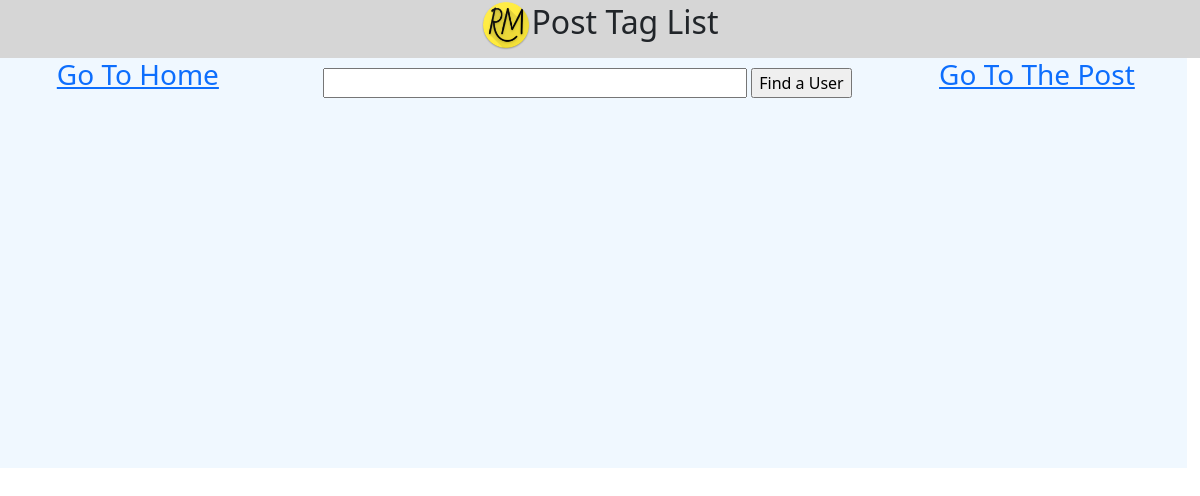
The app's page /see_taglist.php?pid=172 (signed in), older data.
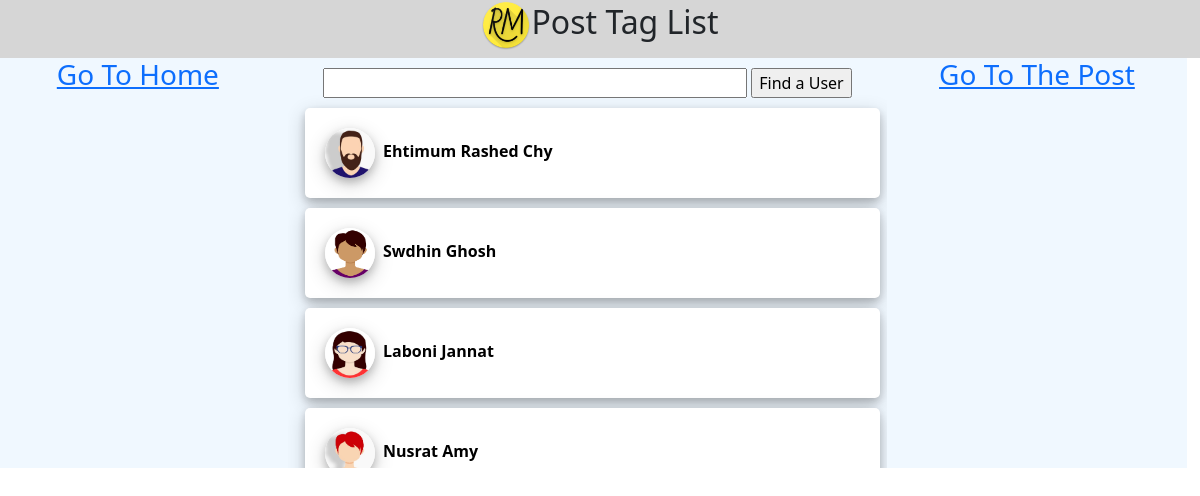
The same page, newer data.
### tables this page shows
CREATE TABLE `users` (
  `fname` varchar(150) DEFAULT NULL,
  `lname` varchar(150) DEFAULT NULL,
  `uname` varchar(150) DEFAULT NULL,
  `email` varchar(150) DEFAULT NULL,
  `phone` varchar(150) DEFAULT NULL,
  `job` varchar(150) DEFAULT NULL,
  `about` varchar(500) DEFAULT NULL,
  `pass` varchar(150) DEFAULT NULL,
  `id` int(11) NOT NULL,
  `verified` varchar(20) DEFAULT NULL,
  `flag` int(11) DEFAULT 0,
  `content_count` int(11) DEFAULT 0,
  `pro_pic` varchar(500) DEFAULT NULL,
  `temp_id` varchar(50) DEFAULT NULL,
  `date_of_birth` varchar(100) DEFAULT NULL,
  `religion` varchar(100) DEFAULT NULL,
  `language` varchar(100) DEFAULT NULL,
  `relation` varchar(100) DEFAULT NULL,
  `blood` varchar(100) DEFAULT NULL,
  `nation` varchar(100) DEFAULT NULL,
  `address` varchar(100) DEFAULT NULL,
  `gender` varchar(50) DEFAULT NULL,
  `politics` varchar(50) DEFAULT NULL,
  `sports` varchar(400) DEFAULT NULL,
  `hobby` varchar(400) DEFAULT NULL,
  `temp_id2` varchar(50) DEFAULT NULL,
  `status` varchar(50) DEFAULT NULL,
  `s_verified` varchar(50) DEFAULT NULL
);

### see_taglist.php (the view, shortened to what this page needs)
<?php
$uid = -99;
if (isset($_SESSION["logid"])) {
    $uid = $_SESSION['logid'];
} else {
    header('Location: logreg.php');
}
class create_taglist
{
    public $class_con;
    function get_con()
    {
        include('include/connection.php');
        $this->class_con = $con;
    }
    function check_taglist($pid, $tid)
    {
        $rt = false;
        $ctsql = "SELECT * FROM tag_list WHERE post_id = '$pid' AND tag_id = '$tid'";
        $ctres = mysqli_query($this->class_con, $ctsql);
        $ctcount = mysqli_num_rows($ctres);
        if ($ctcount > 0) {
            $rt = true;
        }
        return $rt;
    }
    function get_author_propic($aid)
    {
        $apic = "ext-files/user/default.jpg";
        $asql = "SELECT * FROM users WHERE id = '$aid'";
        $ares = mysqli_query($this->class_con, $asql);
        while ($class_arow = mysqli_fetch_assoc($ares)) {
            if (!(empty($class_arow['pro_pic']))) {
                $apic = "ext-files/user/" . $class_arow['pro_pic'];
            }
        }
        return $apic;
    }
    function generate($uid)
    {
        $slq_pro = "SELECT * FROM users";
        $class_result_pro = mysqli_query($this->class_con, $slq_pro);
        while ($class_row_pro = mysqli_fetch_assoc($class_result_pro)) {
            $propicid = $class_row_pro['id'];
            $pid = -99;
            if (isset($_GET['pid'])) {
                $pid = $_GET['pid'];
            }
            $show_or_not = $this->check_taglist($pid, $propicid);
            $propic_link_prores = $this->get_author_propic($propicid);
            if ($show_or_not) {
                echo '<div class="card-main">
                <a title="View User Profile" class="unformatted-link homepage-poster-name" href="view_user.php?uid=' . $class_row_pro['id'] . '">
                    <img class="profile-pic-home-post" src="' . $propic_link_prores . '">
                &nbsp' . $class_row_pro['fname'] . ' ' . $class_row_pro['lname'] . '</a>
            </div>';
            }
        }
    }
}
?>
<!DOCTYPE html>
<html lang="en">
<head>
    <link rel="stylesheet" href="assets/fontawesome/css/all.css">
    <link rel="stylesheet" href="assets/bootstrap/css/bootstrap.min.css">
    <link rel="stylesheet" href="css/style.css?v=<?php echo time(); ?>">
</head>
<body>
    <div style="background-color: rgb(214, 214, 214);">
        <div class="row">
            <div class="col-sm-12" style="text-align:center;">
                <h2><a href="index.php"><img src="files/logo/rm.png" height="50px" width="50px"></a>Post Tag List</h2>
            </div>
        </div>
    </div>
    <div class="row" style="background-color:aliceblue; width: 99.9%;">
        <div class="col-sm-3 home1 hide-in-mobile" style="overflow-y:scroll;" id="home1">
            <a href="index.php">
                <h3 style="text-align:center;">Go To Home</h3>
            </a>
        </div>
        <div class="col-sm-6" style="overflow-y:scroll;" id="home2">
            <div class="find-friend" style="text-align: center; margin-top: 10px;">
                <form id=f1 name="f1" action="" onSubmit="if(this.t1.value!=null && this.t1.value!='')findString(this.t1.value);return false">
                    <input type="text" id="t1" name="t1" value="" size=40>
                    <input type="submit" name="b1" value="Find a User">
                </form>
            </div>
            <?php
            $gen = new create_taglist();
            $gen->get_con();
            $gen->generate($uid);
            ?>
        </div>
        <div class="col-sm-3 hide-in-mobile" style="overflow-y:scroll;" id="home3">
            <a href="view_post.php?pid=<?= $_GET['pid'] ?>">
                <h3 style="text-align:center;">Go To The Post</h3>
            </a>
        </div>
    </div>
</body>
</html>

Row changes from the older to the newer data that the page shows:
now on this page (row edited): users: id+pro_pic (picture), fname "Ehtimum Rashed", lname "Chy"
now on this page (row edited): users: id+pro_pic (picture), fname "Swdhin", lname "Ghosh"
now on this page (row edited): users: id+pro_pic (picture), fname "Laboni", lname "Jannat"
now on this page (row edited): users: id+pro_pic (picture), fname "Nusrat", lname "Amy"
